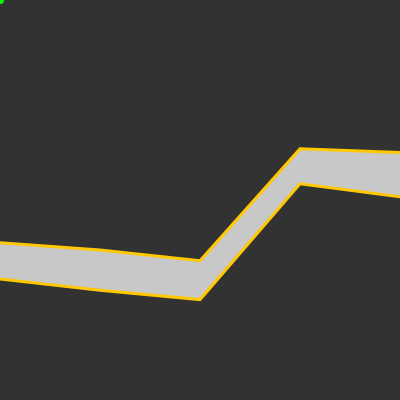
Frame 1 (no input)
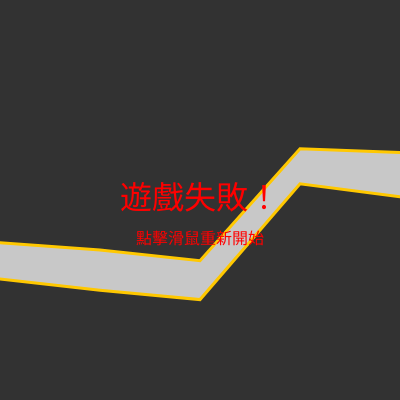
Frame 60 (no input)
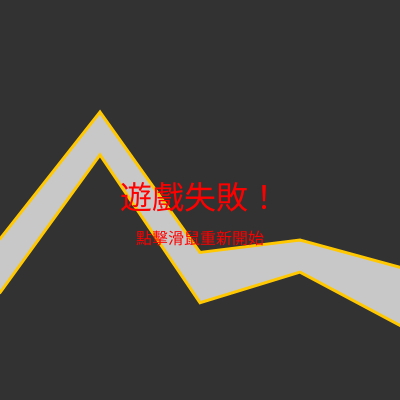
Frame 120 (the mouse pressed at the canvas centre since frame 60)

The p5.js sketch that drew these frames (run headless with seeded random() and noise() and a simulated clock; from frame 60 on, the mouse is pressed at the canvas centre):

// p5.js sketch
// ── sketch.js
let upperPoints = [];
let lowerPoints = [];
let isGameOver = false;
let numPoints = 5;

function setup() {
  createCanvas(400, 400);
  resetGame();
}

function resetGame() {
  upperPoints = [];
  lowerPoints = [];
  isGameOver = false;
  
  // 產生 5 個頂點
  for (let i = 0; i < numPoints; i++) {
    let x = i * (width / (numPoints - 1));
    let y = random(100, 300);
    let gap = random(30, 60); // 空間距離為 30 到 60 之間
    
    upperPoints.push(createVector(x, y));
    lowerPoints.push(createVector(x, y + gap));
  }
}

function draw() {
  background(50); // 背景代表「以外的空間」

  // 繪製安全區域（通道）
  fill(200);
  noStroke();
  beginShape();
  // 串接上方頂點
  for (let p of upperPoints) {
    vertex(p.x, p.y);
  }
  // 串接下方頂點（反向串回以封閉形狀）
  for (let i = lowerPoints.length - 1; i >= 0; i--) {
    vertex(lowerPoints[i].x, lowerPoints[i].y);
  }
  endShape(CLOSE);

  // 繪製邊界線
  stroke(255, 200, 0); // 電流棒邊界顏色
  strokeWeight(3);
  noFill();
  // 上方線條
  beginShape();
  for (let p of upperPoints) vertex(p.x, p.y);
  endShape();
  // 下方線條
  beginShape();
  for (let p of lowerPoints) vertex(p.x, p.y);
  endShape();

  if (isGameOver) {
    showGameOver();
  } else {
    checkCollision();
    // 繪製玩家位置
    fill(0, 255, 0);
    noStroke();
    ellipse(mouseX, mouseY, 8, 8);
  }
}

function checkCollision() {
  // 找出滑鼠目前在哪兩個頂點之間
  for (let i = 0; i < upperPoints.length - 1; i++) {
    let p1 = upperPoints[i];
    let p2 = upperPoints[i+1];
    
    if (mouseX >= p1.x && mouseX <= p2.x) {
      let t = (mouseX - p1.x) / (p2.x - p1.x);
      let currentTopY = lerp(p1.y, p2.y, t);
      let currentBottomY = lerp(lowerPoints[i].y, lowerPoints[i+1].y, t);
      
      // 如果滑鼠 Y 座標不在上下界之間，則失敗
      if (mouseY <= currentTopY || mouseY >= currentBottomY) {
        isGameOver = true;
      }
      return;
    }
  }
  // 如果滑鼠超出畫布左右邊界，也視為失敗
  if (mouseX < 0 || mouseX > width) isGameOver = true;
}

function showGameOver() {
  fill(255, 0, 0);
  noStroke();
  textAlign(CENTER, CENTER);
  textSize(32);
  text("遊戲失敗！", width / 2, height / 2);
  textSize(16);
  text("點擊滑鼠重新開始", width / 2, height / 2 + 40);
}

function mousePressed() {
  if (isGameOver) {
    resetGame();
  }
}
